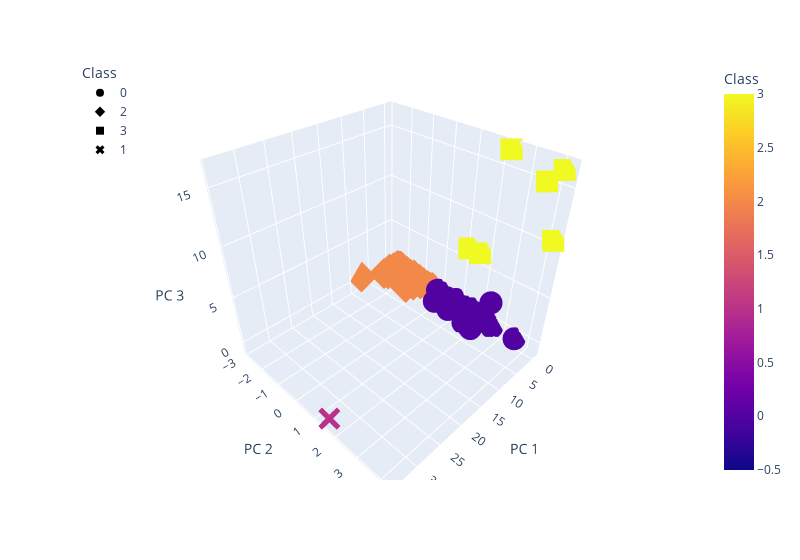

Source (notebook cell):
### Markdown cell above
### Visualizing Results

### Code cell
# 3D plot with parameters hover_name="CoinName" and hover_data="Algorithm"
fig=px.scatter_3d(
    clustered_df,
    x="PC 1",
    y="PC 2",
    z="PC 3",
    hover_name="CoinName",
    hover_data=["Algorithm"],
    color="Class",
    symbol="Class",
    width=800,
)

fig.update_layout(legend=dict(x=0, y=1))
fig.show()

### Figure 1 — Plotly figure (JSON) as saved in the notebook; plotly's stock layout.template omitted (floating-point values rounded to 4 significant figures; data arrays with more than 128 entries replaced by an {"elided": "..."} marker saying what was removed)
{"data": [{"customdata": {"elided": "288x1 str values"}, "hovertemplate": "<b>%{hovertext}</b><br><br>Class=%{marker.color}<br>PC 1=%{x}<br>PC 2=%{y}<br>PC 3=%{z}<br>Algorithm=%{customdata[0]}<extra></extra>", "hovertext": {"elided": "288 str values"}, "legendgroup": "0", "marker": {"color": {"elided": "288 int values"}, "coloraxis": "coloraxis", "symbol": "circle"}, "mode": "markers", "name": "0", "scene": "scene", "showlegend": true, "type": "scatter3d", "x": {"elided": "288 float values"}, "y": {"elided": "288 float values"}, "z": {"elided": "288 float values"}}, {"customdata": {"elided": "238x1 str values"}, "hovertemplate": "<b>%{hovertext}</b><br><br>Class=%{marker.color}<br>PC 1=%{x}<br>PC 2=%{y}<br>PC 3=%{z}<br>Algorithm=%{customdata[0]}<extra></extra>", "hovertext": {"elided": "238 str values"}, "legendgroup": "2", "marker": {"color": {"elided": "238 int values"}, "coloraxis": "coloraxis", "symbol": "diamond"}, "mode": "markers", "name": "2", "scene": "scene", "showlegend": true, "type": "scatter3d", "x": {"elided": "238 float values"}, "y": {"elided": "238 float values"}, "z": {"elided": "238 float values"}}, {"customdata": [["Proof-of-BibleHash"], ["SHA-256 + Hive"], ["Proof-of-Authority"], ["ECC 256K1"], ["SHA3-256"], ["Leased POS"]], "hovertemplate": "<b>%{hovertext}</b><br><br>Class=%{marker.color}<br>PC 1=%{x}<br>PC 2=%{y}<br>PC 3=%{z}<br>Algorithm=%{customdata[0]}<extra></extra>", "hovertext": ["BiblePay", "LitecoinCash", "Poa Network", "Acute Angle Cloud", "Fiii", "Waves"], "legendgroup": "3", "marker": {"color": [3, 3, 3, 3, 3, 3], "coloraxis": "coloraxis", "symbol": "square"}, "mode": "markers", "name": "3", "scene": "scene", "showlegend": true, "type": "scatter3d", "x": [-0.1414, -0.3383, -0.4086, -0.3469, -0.5767, -0.4161], "y": [1.686, 1.187, 2.318, 3.657, 4.095, 4.222], "z": [6.658, 6.555, 16.61, 15.12, 16.31, 10.65]}, {"customdata": [["TRC10"]], "hovertemplate": "<b>%{hovertext}</b><br><br>Class=%{marker.color}<br>PC 1=%{x}<br>PC 2=%{y}<br>PC 3=%{z}<br>Algorithm=%{customdata[0]}<extra></extra>", "hovertext": ["BitTorrent"], "legendgroup": "1", "marker": {"color": [1], "coloraxis": "coloraxis", "symbol": "x"}, "mode": "markers", "name": "1", "scene": "scene", "showlegend": true, "type": "scatter3d", "x": [34.1], "y": [1.506], "z": [-0.7448]}], "layout": {"coloraxis": {"colorbar": {"title": {"text": "Class"}}, "colorscale": [[0, "#0d0887"], [0.1111, "#46039f"], [0.2222, "#7201a8"], [0.3333, "#9c179e"], [0.4444, "#bd3786"], [0.5556, "#d8576b"], [0.6667, "#ed7953"], [0.7778, "#fb9f3a"], [0.8889, "#fdca26"], [1, "#f0f921"]]}, "legend": {"title": {"text": "Class"}, "tracegroupgap": 0, "x": 0, "y": 1}, "margin": {"t": 60}, "scene": {"domain": {"x": [0, 1], "y": [0, 1]}, "xaxis": {"title": {"text": "PC 1"}}, "yaxis": {"title": {"text": "PC 2"}}, "zaxis": {"title": {"text": "PC 3"}}}, "width": 800}}
